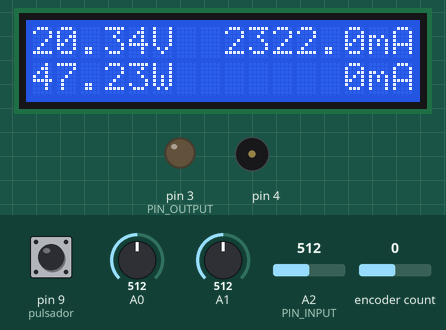
Bench run of a sketch on a simulated Arduino Uno, built with avr-gcc and run on an emulated ATmega328P. On the bench: 16×2 character LCD, output pins drawn as LEDs (lit = HIGH), buzzer (waves = sounding). Inputs (shaded band) come from the test bench; at power-on: pin 9 (pulsador) HIGH, A0 = 512, A1 = 512, A2 (PIN_INPUT) = 512, encoder count 0. What the sketch prints to the serial monitor is not drawn.

Above: at 4.2 s.
4.3 s: pin 9 (pulsador) pulled LOW for 3.2 s
At 8.1 s:
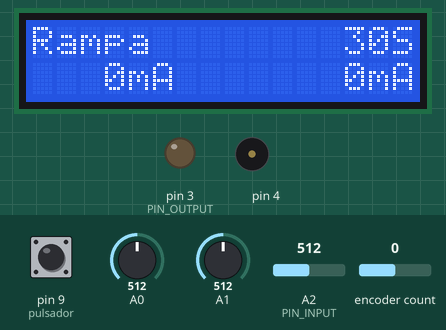
9.2 s: pin 9 (pulsador) pulled LOW for 3.2 s
At 12.5 s:
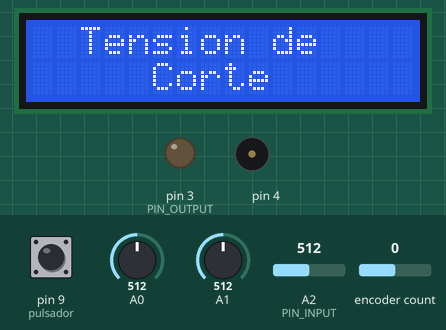
15.4 s: A0 set to 533
At 16.2 s:
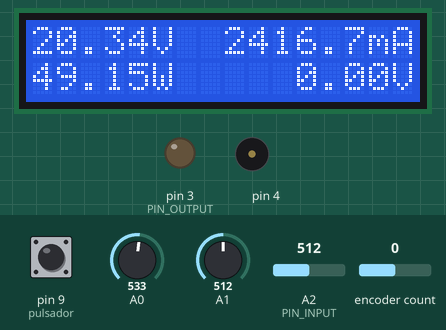
17.1 s: A0 set to 559
At 18.4 s:
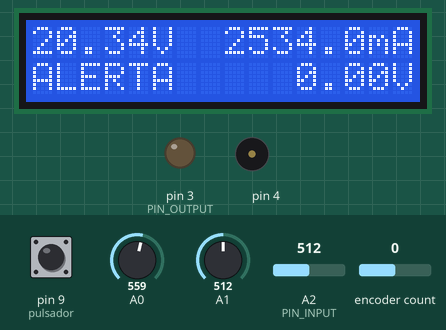
18.7 s: pin 9 (pulsador) pulled LOW for 3.2 s
At 22.6 s:
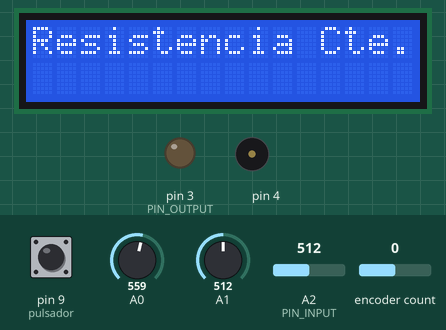
24.9 s: A1 set to 481
At 25.8 s:
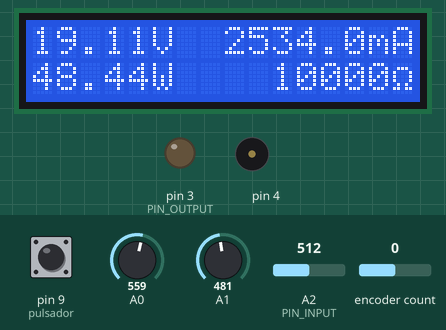
Timing chart, 0 to 27.6 s (numbered marks = the images above; inputs shaded):
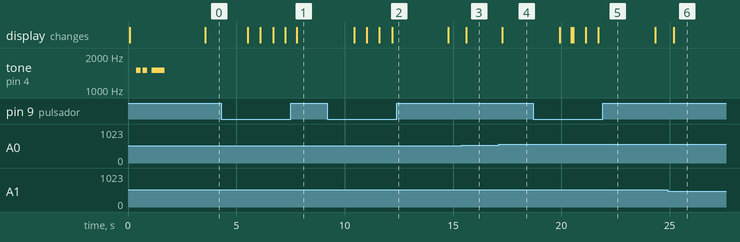

Measured:
- the behaviour switches between 542 and 543 on A0 (found by bisection; images 3 and 4)
- the behaviour switches between 497 and 496 on A1 (found by bisection; images 5 and 6)
- after the input at 4.3 s, the display: first changes after 1.2 s (image 1 shows a later state)
- after the input at 9.2 s, the display: first changes after 1.2 s (image 2 shows a later state)
- after the input at 15.4 s, the display: changes after 0.22 s (image 3)
- after the input at 17.1 s, the display: changes after 0.18 s (image 4)
- after the input at 18.7 s, the display: first changes after 1.2 s (image 5 shows a later state)
- after the input at 24.9 s, the display: changes after 0.28 s (image 6)

The sketch:

Dummy_load_LCD_Serial_Encoder_Rampa.ino
```cpp
/*    Firmware de ElectroTodos para Electronic Load
 *    En caso de dudas y/o consultas diígase a:  https://youtube.com/electronicatodos
 *    El proyecto se encuentra tanto en el canal antes mencionado.
 *    Decumentación adicional en: https://github.com/ElectroTodos/ElectronicLoad
 *    Se utilizan librerías externas bajo la tribución correspondiente.
 *    Relizado por Juan de ElectroTodos el 3/6/2016
 */

#include <Adafruit_MCP4725.h>         //Librería necesaria para el DAC. Para descargarla: https://github.com/adafruit/Adafruit_MCP4725
#include <ClickEncoder.h>             //Libreria necesaria para el rotary encoder. Para descargarla: https://github.com/0xPIT/encoder/tree/arduino
#include <TimerOne.h>                 //Libreria necesaria para el rotary encoder
#include <PID_v1.h>                   //Librería necesaria para el control del cooler. Para descargarla: http://playground.arduino.cc/Code/PIDLibrary
#include <Wire.h>                     //Librería necesaria para la comunicación I2C
#include <LiquidCrystal_I2C.h>        //Librería para el LCD I2C. Para descargarla: https://github.com/marcoschwartz/LiquidCrystal_I2C
LiquidCrystal_I2C lcd(0x27,16,2);     //Iniciamos el LCD 16x2
float I, V, P, A = 0, B, R,Pset,Rset=10000;    //Variables varias
float R1=1.1628,Max=36.15,Pmax=50,mult,T6;    //R1 es el valor real de la resistencia usada en el circuito. Pmax es la potencia máxima a disipar.
                                              //Max es el valor para el cual el divisor de tensión de la carga tendrá 5v a su salida
int Arranque=90,mode=0,ShowTemp,multmode,selector,Istart,Istop;                      //Arranque es el valor de PWM al que el cooler puede arrancar
float Temperatura,Iset,Vcut=0;                                                       //Variables varias
long double tiempo5;                                                                 //Tiempo con signo para la rampa
#define PIN_INPUT 2                                                                  //Entrada del sensor de temperatura
#define PIN_OUTPUT 3                                                                 //Salida PWM para el cooler
#define AT 75                                                                        //Temperatura a la que salta el alerta
#define der 8                                                                        //Pin del rotary encoder de giro hacia la derecha
#define izq 7                                                                        //Pin del rotary encoder de giro hacia la izquierda
#define pulsador 9                                                                   //Pin del rotary encoder del boton
#define Vcorr 1.118                                                                  //Correccion de la lectura de tension
#define Voff 0.13                                                                    //Correccion del offset de la tension
#define Icorr 1.074                                                                  //Correccion de la lectura de corriente
#define Ioff 13                                                                      //Correccion del offset de la corriente
unsigned long tiempo,tiempo2,tiempo4,Time,tiempo3;                                   //Tiempos varios
bool Alerta=0,noDisp=0,RampaNoConf=1,AlertaLatch,set;                                //Variables varias
double Setpoint, Input, Output;
double Kp=2, Ki=5, Kd=1;                                                             //Constantes del control PID de temperatura (no tocar a menos que se sepa lo que hacen)
PID myPID(&Input, &Output, &Setpoint, Kp, Ki, Kd, REVERSE);                          //Configuración del PID
ClickEncoder *encoder;                                                               //Nombramos al encoder
int16_t last, value;
Adafruit_MCP4725 dac;                                                                //Nombramos al DAC
void timerIsr() {
  encoder->service();
}


void setup() {
  Serial.begin(9600);                                         //Iniciamos el serial
  pinMode(der,INPUT);                                         //Seteamos los pines de salida del encoder
  pinMode(izq,INPUT);
  pinMode(pulsador,INPUT);
  Timer1.initialize(1000);                                    //Configuramos un timer
  Timer1.attachInterrupt(timerIsr);
  encoder = new ClickEncoder(der, izq, pulsador);             //Seteamos los pines para el encoder
  mult=5;
  dac.begin(0x60);                                            //Iniciamos el DAC
  Setpoint = 45;                                              //Temperatura a la que arranca el cooler (45)
  myPID.SetMode(AUTOMATIC);                                   //Le decimos al PID que esté en automático
  pinMode(5,INPUT);
  lcd.init();                                                 // Iniciamos todo lo necesario
  lcd.backlight();
  lcd.setCursor(2,0);
  lcd.print("ElectroTodos");
  lcd.setCursor(0,1);
  lcd.print("Electronic Load");
  delay(300);
  tone(4,1500,200);
  delay(300);
  tone(4,1500,200);
  delay(400);
  tone(4,1500,600);
  delay(2000);
  tiempo=millis();

 }

void loop()
{
  Cooler();                       //Se ajusta la velocidad del cooler
  Temp();                         //Leemos la temperatura
  Encoder();                      //Leemos el encoder
  RunMode();                      //Ejecutamos el modo que corresponda
  Cuentas();                      //Se realizan las mediciones y cuentas necesarias
  Dac();                          //Ajustamos la salida del DAC
  if(noDisp==0) Display();        //Imprimimos los diversos parámtros por pantalla
  serial();                       //Mandamos datos por serial
}

void Cuentas()
{
  int W;                          //Promediamos las entradas obtenidas para mejorar un poco los resultados
   for (W = 1; W <= 100; W++)
  {
    I = analogRead(0);
    A = A + I;
    V = analogRead(1);
    B = V + B;
  }
  I = A / 100;
  V = B / 100;
  if(I!=0) I =Ioff+Icorr* I * 1000 * 5 / (1024*R1);     //Calculamos la corriente en mA
  else I=0;
  if(V!=0) V =Voff+(Vcorr*V*Max/1024);                  //Calculamos la tensión en V
  else V=0;
  P = V * I / 1000;                                     //Calculamos la potencia en W
  A = 0;
  B = 0;
}

void Tension()                //Se agregarn ceros y espacios necesarios para mostrar correctamente la tensión
{                             // y se la imprime por pantalla

  lcd.setCursor(0, 0);
  if (V >= 10)
  {
   lcd.print(V);
  }
  else
  {
    lcd.print("0");
    lcd.print(V);
  }
  lcd.setCursor(5, 0);
  lcd.print("V");
 }


void Corriente()               //Se agregarn ceros y espacios necesarios para mostrar correctamente la corriente
{                              // y se la imprime por pantalla
    lcd.setCursor(8, 0);
    if (I >= 100)
  {
   lcd.print(I);
  }
  else if(I >=10)
  {
    lcd.print(" ");
    lcd.print(I);
  }
  else
  {
    lcd.print("  ");
    lcd.print(I);
  }
  lcd.setCursor(14, 0);
  lcd.print("mA");
 }

 void Potencia()               //Se agregarn ceros y espacios necesarios para mostrar correctamente la potencia
 {                             // y se la imprime por pantalla
  int j;
   lcd.setCursor(0, 1);
   if(P>Pmax)                   //Si la potencia supera la máxima que podemos disipar se activa una alerta
   {
    lcd.print("ALERTA");
    Alerta=1;
   }
   else
    {
    if(P>10)
    {
     lcd.print(P);
     lcd.print("W");
    }
    else
    {
      lcd.print("0");
      lcd.print(P);
      lcd.print("W");
    }
   }

 }

 void Resistencia()         //Se calcula la resistencia equivalente que tendría la carga
 {
   byte ohms[8] = {          //Se guarda el símbolo de Ohms
  B00000,
  B01110,
  B10001,
  B10001,
  B10001,
  B01010,
  B11011,
  B00000,
  };
  lcd.createChar(0, ohms);
  lcd.setCursor(8,1);
  if(I<0.01)
    {
      lcd.print("Infinita");            //Para I=0 la resistencia equivalente será infinita
   }
   else
   {
    R=(V/I)*1000;
    if(R<10000)
    {
      if(R<1000)
      {lcd.print(" ");
      if(R<100){lcd.print(" ");}        //Se imprimen valores de R si es menor a 10k y se agregan espacios correspondientes
      if(R<10){lcd.print(" ");}}
      lcd.print(R);
      lcd.write(byte(0));
    }
    else
    {
      if(R<100000){lcd.print(" ");}
      lcd.print(R/1000);                //Se imprimen valores de R si es mayor a 10k y se agregan espacios correspondientes
      lcd.setCursor(14,1);
      lcd.print("k");
      lcd.write(byte(0));
    }
   }
 }


void Cooler()
{
  Input = (5*analogRead(PIN_INPUT)*100)/1024;              //Se controla al cooler
  myPID.Compute();
  if(Output<Arranque){Output=0;}
  analogWrite(PIN_OUTPUT, Output);
}

void Temp()
{
  Temperatura=(5*analogRead(PIN_INPUT)*100)/1024;          //Se controla la temperatura
  if(Temperatura>AT)
  {
    Alerta=1;
    digitalWrite(7,LOW);
  }
  else
  {
    digitalWrite(7,HIGH);
  }
}

void MostrarTemperatura()
{                               //Se agregarn ceros y espacios necesarios para mostrar correctamente la temperatura
  byte grados[8] =              // y se la imprime por pantalla
 {
    0b00001100,
    0b00010010,
    0b00010010,
    0b00001100,
    0b00000000,
    0b00000000,
    0b00000000,
    0b00000000
 };
  lcd.createChar(1, grados);
  lcd.setCursor(9,1);
  lcd.print(Temperatura);
  lcd.write(byte(1));
  lcd.print("C");
}

void serial()
{
  Serial.print(V);                 //Se imprimen los datos por serial
  Serial.print(" V     ");
  Serial.print(I);
  Serial.print(" mA     ");
  Serial.print(R);
  Serial.print(" Ohms     ");
  Serial.print(P);
  Serial.print(" W     ");
  Serial.print(Temperatura);
  Serial.print(" C     ");
  Serial.print(Rset);
  Serial.print(" Ohms   ");
  Serial.print(Iset);
  Serial.print(" mA   ");
  Serial.print(millis());
  Serial.print(" mS\n");
}

void IsetShow()                //Se agregarn ceros y espacios necesarios para mostrar correctamente la corriente
{                              // y se la imprime por pantalla
    lcd.setCursor(8, 1);
    if (Iset >= 100)
  {
   lcd.print(Iset);
  }
  else if(Iset >=10)
  {
    lcd.print("    ");
    lcd.print(Iset);
  }
  else
  {
    lcd.print("     ");
    lcd.print(Iset);
  }
  lcd.setCursor(14, 1);
  lcd.print("mA");
 }
void Pshow()                   //Se agregarn ceros y espacios necesarios para mostrar correctamente la corriente
{                              // y se la imprime por pantalla
    lcd.setCursor(8, 1);
       if (Pset >= 1000)
  { if(Pset<10000)
    {
     lcd.setCursor(11, 1);
    }
   else lcd.setCursor(10, 1);
    lcd.print(Pset/1000);
    lcd.setCursor(15, 1);
    lcd.print("W");

  }
  else if (Pset >=100)
  {
    lcd.print(" ");
    lcd.print(Pset);
    lcd.setCursor(14, 1);
    lcd.print("mW");

 }
 else{
    lcd.print("  ");
    lcd.print(Pset);
    lcd.setCursor(14, 1);
    lcd.print("mW");
 }
}

void Rshow()                 //Se calcula la resistencia equivalente que tendría la carga
 {
   byte ohms[8] = {          //Se guarda el símbolo de Ohms
  B00000,
  B01110,
  B10001,
  B10001,
  B10001,
  B01010,
  B11011,
  B00000,
  };
  lcd.createChar(0, ohms);
if(Rset==10000)lcd.setCursor(10,1);
else{lcd.setCursor(11,1);}
      if(Rset<1000)
      {lcd.print(" ");
      if(Rset<100){lcd.print(" ");
      if(Rset<10)lcd.print(" ");}        //Se imprimen valores de R si es menor a 10k y se agregan espacios correspondientes
      }
      lcd.print(Rset);
      lcd.setCursor(15,1);
      lcd.write(byte(0));


 }

void VcutShow(){                    //Se agregarn ceros y espacios necesarios para mostrar correctamente la tension seteada
      lcd.setCursor(10,1);          // y se la imprime por pantalla
      if (Vcut >= 10)
        {lcd.print(Vcut);
          lcd.print("V");}
       else{
        lcd.print(" ");
        lcd.print(Vcut);
        lcd.print("V");
       }
 }
```

DAC.ino
```cpp
void Dac(){                                 //Se setea el valor del DAC
 float IsetTemp;
 if(Iset>3000)Iset=3000;
 if(Iset!=0)IsetTemp=Iset*1.08;
 else IsetTemp=Iset;
int dacIN= map(IsetTemp,0,5000,0,4095);
if (Alerta==1||AlertaLatch==1)dacIN=0;
dac.setVoltage(dacIN, false);
}
```

Display.ino
```cpp
void Display()
{
  if(tiempo2<=millis()){

   if(millis()>(tiempo+300))       //Delay para que se puedan apreciar los datos en el display
   {    lcd.clear();               //Borramos lo que esté en el LCD
         Tension();                //Imprimimos la tensión
        Corriente();               //Imprimimos la corriente
        switch(ShowTemp)
        {
          case 0:
               IsetShow();
              break;
          case 1:
               Resistencia();
              break;
          case 2:
              MostrarTemperatura();
              break;
          case 3:
               Pshow();
              break;
           case 4:
                Rshow();
              break;
           case 5:
                VcutShow();
                break;
        }

         if((Alerta==1||AlertaLatch==1)&&(mode!=3))
        {
          tone(4, 2000, 200);
          lcd.setCursor(0, 1);
          lcd.print("ALERTA");
        }
        else
        {
          Potencia();               //Imprimimos la potencia
        }

        tiempo=millis();

   }
  }
   Alerta=0;
}
```

Ejecutar_Modo.ino
```cpp
void RunMode()
{
  if(V<Vcut){                                   //Se controla que la tension no sea inferior a la de corte
    Alerta=1;
    AlertaLatch=1;
  }                                             //Se obtienen los valores para despues setear la corriente

  if(mode==0){
    noDisp=0;
    Iset+=mult*encoder->getValue();
    if(Iset<0)Iset=0;
    if(Iset>3000)Iset=3000;
  }
  if(mode==1){
    noDisp=0;
    Pset=Pset + mult*(encoder->getValue());
    if(Pset<0)Pset=0;
    if(Pset/1000>Pmax)Pset=Pmax;
    if(V!=0)Iset=Pset/V;
    else Iset=0;
    if(Iset<0)Iset=0;
    if(Iset>3000)Iset=3000;
  }
  if(mode==2){
    noDisp=0;
    Rset+=mult*(encoder->getValue());
    if(Rset>10000)Rset=10000;
    if(Rset<=0)Rset=10;
    Iset=1000*V/Rset;
    if(Iset<0)Iset=0;
    if(Iset>3000)Iset=3000;
  }

  if(mode==3){
  //  ShowTemp=5;
    noDisp=0;
    Vcut=Vcut+mult*(encoder->getValue());
    if(Vcut<0)Vcut=0;
    if(Vcut>50)Vcut=50;
  }
   if(mode==4){

    if(RampaNoConf==1){
      if(set==0){
        lcd.clear();
         set=1;
      }
      noDisp=1;
      RampaSetup();
      }
    else RunRampa();
  }
  }
```

EncoderRun.ino
```cpp
void Encoder(){
    ClickEncoder::Button b = encoder->getButton();
  if (b != ClickEncoder::Open) {

     if(b == 5){                //Librería manda 5 al presionar
          if(mode == 0){
          if(mult==5)mult=50;
          else mult=5;
     }
     if(mode == 1){
          if(mult==10)mult=500;
          else mult=10;
     }
     if(mode == 2){
      multmode++;
      if(multmode>3)multmode=0;
      switch(multmode){
        case 0:
          mult = 1;
          break;
        case 1:
          mult = 10;
          break;
         case 2:
          mult = 100;
          break;
         case 3:
          mult = 1000;
          break;
      }
     }
     if(mode==4){
      multmode++;
      if(multmode>2)multmode=0;
      switch(multmode){
        case 0:
          if(mult==1)mult=60;
          else mult=1;
           break;
        case 1:
        case 2:
          if(mult==5)mult=50;
          else mult=5;
          break;
      }
      }
     if(mode==3){
       multmode++;
      if(multmode>1)multmode=0;
      switch(multmode){
        case 0:
          mult = 0.05;
          break;
        case 1:
          mult = 1;
          break;
         }
     }
     }

     if(b == ClickEncoder::Held){
           mode++;
                       if(mode>4)mode=0;                                  //Se cambian los modos segun se presione el encoder
                       lcd.clear();
                       switch(mode){
                        case 0:
                            lcd.setCursor(1,0);
                            lcd.print("Corriente Cte.");
                            mult=5;
                            Iset=0;
                            AlertaLatch=0;
                            ShowTemp=0;
                           break;
                         case 1:
                            lcd.setCursor(2,0);
                            lcd.print("Potencia Cte.");
                            Pset=0;
                            mult=10;
                            AlertaLatch=0;
                            ShowTemp=3;
                            break;
                         case 2:
                            lcd.setCursor(0,0);
                            lcd.print("Resistencia Cte.");
                            Rset=10000;
                            mult=1;
                            multmode=0;
                            AlertaLatch=0;
                            ShowTemp=4;
                            break;
                         case 4:
                            AlertaLatch=0;
                            lcd.setCursor(4,0);
                            lcd.print("Rampa  /");
                            RampaNoConf=1;
                            mult=1;
                            Time=30;
                            Istart=0;
                            Istop=0;
                            break;
                          case 3:
                            Iset=0;
                            lcd.setCursor(2,0);
                            lcd.print("Tension de");
                            lcd.setCursor(5,1);
                            lcd.print("Corte");
                            mult=0.05;
                            multmode=0;
                            if(AlertaLatch=1){
                              Alerta=0;
                              AlertaLatch=0;
                            }
                            ShowTemp=5;
                            set=0;
                            break;
                        }
                        delay(500);
                        tiempo2=millis()+2000;
    }
    if(b == ClickEncoder::DoubleClicked){
           if(mode==4){
              selector++;
              if(selector>3)selector=0;
              if(selector==1)mult=5;
             }
           else{
             ShowTemp++;
             Serial.print(ShowTemp);
             Serial.print("\n");
             if(ShowTemp>5)ShowTemp=0;
             }
    }
  }
}
```

Source omitted: Rampa.ino (1356 bytes)
